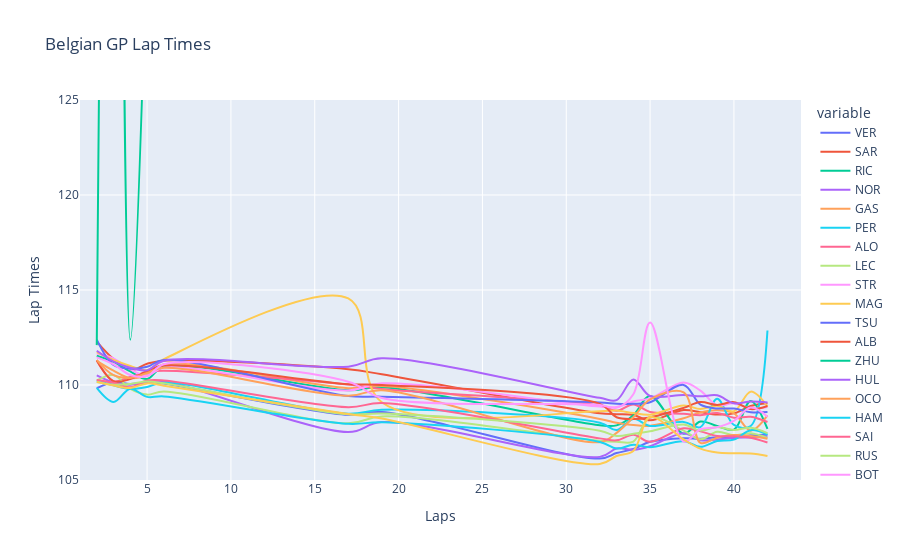

Notebook source saved alongside this figure:
### Code cell
fig = px.line(data_frame=lap_times_df, line_shape='spline', title="Belgian GP Lap Times",
              #color_discrete_map=drivers.items(),
              labels={"value":"Lap Times", "index":"Laps"})
fig.update_layout(yaxis_range=[105,125])
fig.show()

### Figure 1 — Plotly figure (JSON) as saved in the notebook; plotly's stock layout.template omitted (floating-point values rounded to 4 significant figures)
{"data": [{"hovertemplate": "variable=VER<br>Laps=%{x}<br>Lap Times=%{y}<extra></extra>", "legendgroup": "VER", "line": {"color": "#636efa", "dash": "solid", "shape": "spline"}, "marker": {"symbol": "circle"}, "mode": "lines", "name": "VER", "orientation": "v", "showlegend": true, "type": "scatter", "x": [1, 2, 3, 4, 5, 6, 17, 19, 32, 33, 34, 35, 37, 38, 39, 40, 41, 42, 44], "xaxis": "x", "y": [null, 109.8, 110.1, 110.1, 110.1, 110.1, 108.4, 108.6, 106.1, 106.4, 106.6, 107.0, 107.2, 107.2, 107.2, 107.2, 107.4, 107.4, null], "yaxis": "y"}, {"hovertemplate": "variable=SAR<br>Laps=%{x}<br>Lap Times=%{y}<extra></extra>", "legendgroup": "SAR", "line": {"color": "#EF553B", "dash": "solid", "shape": "spline"}, "marker": {"symbol": "circle"}, "mode": "lines", "name": "SAR", "orientation": "v", "showlegend": true, "type": "scatter", "x": [1, 2, 3, 4, 5, 6, 17, 19, 32, 33, 34, 35, 37, 38, 39, 40, 41, 42, 44], "xaxis": "x", "y": [null, 112.3, 111.4, 110.8, 111.1, 111.3, 110.8, 110.6, 108.5, 108.5, 108.4, 108.1, 108.7, 108.6, 108.4, 108.5, 108.9, 109.0, null], "yaxis": "y"}, {"hovertemplate": "variable=RIC<br>Laps=%{x}<br>Lap Times=%{y}<extra></extra>", "legendgroup": "RIC", "line": {"color": "#00cc96", "dash": "solid", "shape": "spline"}, "marker": {"symbol": "circle"}, "mode": "lines", "name": "RIC", "orientation": "v", "showlegend": true, "type": "scatter", "x": [1, 2, 3, 4, 5, 6, 17, 19, 32, 33, 34, 35, 37, 38, 39, 40, 41, 42, 44], "xaxis": "x", "y": [null, 111.5, 111.2, 110.7, 110.3, 111.0, 109.7, 109.9, 107.9, 107.9, 108.4, 109.4, 107.4, 108.1, 107.8, 107.7, 109.2, 107.7, null], "yaxis": "y"}, {"hovertemplate": "variable=NOR<br>Laps=%{x}<br>Lap Times=%{y}<extra></extra>", "legendgroup": "NOR", "line": {"color": "#ab63fa", "dash": "solid", "shape": "spline"}, "marker": {"symbol": "circle"}, "mode": "lines", "name": "NOR", "orientation": "v", "showlegend": true, "type": "scatter", "x": [1, 2, 3, 4, 5, 6, 17, 19, 32, 33, 34, 35, 37, 38, 39, 40, 41, 42, 44], "xaxis": "x", "y": [null, 110.5, 110.1, 110.0, 110.2, 110.2, 107.5, 108.0, 106.2, 106.7, 106.6, 106.8, 107.5, 107.1, 107.1, 107.2, 107.2, 107.3, null], "yaxis": "y"}, {"hovertemplate": "variable=GAS<br>Laps=%{x}<br>Lap Times=%{y}<extra></extra>", "legendgroup": "GAS", "line": {"color": "#FFA15A", "dash": "solid", "shape": "spline"}, "marker": {"symbol": "circle"}, "mode": "lines", "name": "GAS", "orientation": "v", "showlegend": true, "type": "scatter", "x": [1, 2, 3, 4, 5, 6, 17, 19, 32, 33, 34, 35, 37, 38, 39, 40, 41, 42, 44], "xaxis": "x", "y": [null, 111.3, 110.8, 110.4, 110.5, 111.1, 109.8, 110.0, 108.2, 108.0, 107.9, 107.9, 108.2, 108.6, 108.7, 108.5, 107.6, 108.4, null], "yaxis": "y"}, {"hovertemplate": "variable=PER<br>Laps=%{x}<br>Lap Times=%{y}<extra></extra>", "legendgroup": "PER", "line": {"color": "#19d3f3", "dash": "solid", "shape": "spline"}, "marker": {"symbol": "circle"}, "mode": "lines", "name": "PER", "orientation": "v", "showlegend": true, "type": "scatter", "x": [1, 2, 3, 4, 5, 6, 17, 19, 32, 33, 34, 35, 37, 38, 39, 40, 41, 42, 44], "xaxis": "x", "y": [null, 110.2, 110.0, 109.8, 109.9, 110.1, 108.5, 108.7, 108.0, 107.6, 108.2, 107.8, 108.1, 107.8, 109.3, 107.9, 107.8, 112.9, null], "yaxis": "y"}, {"hovertemplate": "variable=ALO<br>Laps=%{x}<br>Lap Times=%{y}<extra></extra>", "legendgroup": "ALO", "line": {"color": "#FF6692", "dash": "solid", "shape": "spline"}, "marker": {"symbol": "circle"}, "mode": "lines", "name": "ALO", "orientation": "v", "showlegend": true, "type": "scatter", "x": [1, 2, 3, 4, 5, 6, 17, 19, 32, 33, 34, 35, 37, 38, 39, 40, 41, 42, 44], "xaxis": "x", "y": [null, 111.3, 110.2, 110.4, 110.7, 110.8, 110.0, 109.8, 108.9, 108.6, 109.0, 108.6, 108.5, 108.4, 108.5, 108.3, 108.3, 108.1, null], "yaxis": "y"}, {"hovertemplate": "variable=LEC<br>Laps=%{x}<br>Lap Times=%{y}<extra></extra>", "legendgroup": "LEC", "line": {"color": "#B6E880", "dash": "solid", "shape": "spline"}, "marker": {"symbol": "circle"}, "mode": "lines", "name": "LEC", "orientation": "v", "showlegend": true, "type": "scatter", "x": [1, 2, 3, 4, 5, 6, 17, 19, 32, 33, 34, 35, 37, 38, 39, 40, 41, 42, 44], "xaxis": "x", "y": [null, 110.2, 110.5, 109.8, 109.5, 109.7, 108.0, 108.3, 107.1, 107.0, 107.0, 108.3, 107.6, 107.1, 107.5, 107.4, 107.5, 107.2, null], "yaxis": "y"}, {"hovertemplate": "variable=STR<br>Laps=%{x}<br>Lap Times=%{y}<extra></extra>", "legendgroup": "STR", "line": {"color": "#FF97FF", "dash": "solid", "shape": "spline"}, "marker": {"symbol": "circle"}, "mode": "lines", "name": "STR", "orientation": "v", "showlegend": true, "type": "scatter", "x": [1, 2, 3, 4, 5, 6, 17, 19, 32, 33, 34, 35, 37, 38, 39, 40, 41, 42, 44], "xaxis": "x", "y": [null, 111.7, 111.4, 110.8, 110.5, 110.9, 109.7, 110.1, 108.9, 108.8, 109.1, 109.3, 110.1, 109.7, 108.9, 109.0, 108.8, 108.8, null], "yaxis": "y"}, {"hovertemplate": "variable=MAG<br>Laps=%{x}<br>Lap Times=%{y}<extra></extra>", "legendgroup": "MAG", "line": {"color": "#FECB52", "dash": "solid", "shape": "spline"}, "marker": {"symbol": "circle"}, "mode": "lines", "name": "MAG", "orientation": "v", "showlegend": true, "type": "scatter", "x": [1, 2, 3, 4, 5, 6, 17, 19, 32, 33, 34, 35, 37, 38, 39, 40, 41, 42, 44], "xaxis": "x", "y": [null, 111.7, 111.3, 111.0, 110.8, 111.4, 114.6, 109.1, 108.6, 108.7, 108.5, 108.4, 108.9, 108.7, 108.9, 108.6, 109.7, 108.9, null], "yaxis": "y"}, {"hovertemplate": "variable=TSU<br>Laps=%{x}<br>Lap Times=%{y}<extra></extra>", "legendgroup": "TSU", "line": {"color": "#636efa", "dash": "solid", "shape": "spline"}, "marker": {"symbol": "circle"}, "mode": "lines", "name": "TSU", "orientation": "v", "showlegend": true, "type": "scatter", "x": [1, 2, 3, 4, 5, 6, 17, 19, 32, 33, 34, 35, 37, 38, 39, 40, 41, 42, 44], "xaxis": "x", "y": [null, 112.4, 111.1, 110.9, 111.0, 111.3, 109.4, 109.4, 109.1, 109.0, 109.0, 109.1, 110.0, 109.0, 108.8, 108.8, 108.6, 108.6, null], "yaxis": "y"}, {"hovertemplate": "variable=ALB<br>Laps=%{x}<br>Lap Times=%{y}<extra></extra>", "legendgroup": "ALB", "line": {"color": "#EF553B", "dash": "solid", "shape": "spline"}, "marker": {"symbol": "circle"}, "mode": "lines", "name": "ALB", "orientation": "v", "showlegend": true, "type": "scatter", "x": [1, 2, 3, 4, 5, 6, 17, 19, 32, 33, 34, 35, 37, 38, 39, 40, 41, 42, 44], "xaxis": "x", "y": [null, 111.3, 110.2, 110.3, 110.7, 111.0, 110.0, 110.0, 109.0, 108.3, 108.2, 108.3, 108.8, 109.1, 109.0, 109.1, 108.7, 108.9, null], "yaxis": "y"}, {"hovertemplate": "variable=ZHU<br>Laps=%{x}<br>Lap Times=%{y}<extra></extra>", "legendgroup": "ZHU", "line": {"color": "#00cc96", "dash": "solid", "shape": "spline"}, "marker": {"symbol": "circle"}, "mode": "lines", "name": "ZHU", "orientation": "v", "showlegend": true, "type": "scatter", "x": [1, 2, 3, 4, 5, 6, 17, 19, 32, 33, 34, 35, 37, 38, 39, 40, 41, 42, 44], "xaxis": "x", "y": [null, 112.1, 181.1, 112.4, 133.6, null, null, null, null, null, null, null, null, null, null, null, null, null, null], "yaxis": "y"}, {"hovertemplate": "variable=HUL<br>Laps=%{x}<br>Lap Times=%{y}<extra></extra>", "legendgroup": "HUL", "line": {"color": "#ab63fa", "dash": "solid", "shape": "spline"}, "marker": {"symbol": "circle"}, "mode": "lines", "name": "HUL", "orientation": "v", "showlegend": true, "type": "scatter", "x": [1, 2, 3, 4, 5, 6, 17, 19, 32, 33, 34, 35, 37, 38, 39, 40, 41, 42, 44], "xaxis": "x", "y": [null, 111.8, 111.2, 110.9, 110.8, 111.3, 111.0, 111.4, 109.3, 109.2, 110.3, 109.4, 109.5, 109.4, 109.5, 109.0, 109.1, 109.1, null], "yaxis": "y"}, {"hovertemplate": "variable=OCO<br>Laps=%{x}<br>Lap Times=%{y}<extra></extra>", "legendgroup": "OCO", "line": {"color": "#FFA15A", "dash": "solid", "shape": "spline"}, "marker": {"symbol": "circle"}, "mode": "lines", "name": "OCO", "orientation": "v", "showlegend": true, "type": "scatter", "x": [1, 2, 3, 4, 5, 6, 17, 19, 32, 33, 34, 35, 37, 38, 39, 40, 41, 42, 44], "xaxis": "x", "y": [null, 111.3, 110.5, 110.4, 110.6, 110.9, 109.4, 109.7, 107.0, 107.5, 108.3, 109.2, 109.6, 107.0, 107.2, 107.4, 107.3, 107.2, null], "yaxis": "y"}, {"hovertemplate": "variable=HAM<br>Laps=%{x}<br>Lap Times=%{y}<extra></extra>", "legendgroup": "HAM", "line": {"color": "#19d3f3", "dash": "solid", "shape": "spline"}, "marker": {"symbol": "circle"}, "mode": "lines", "name": "HAM", "orientation": "v", "showlegend": true, "type": "scatter", "x": [1, 2, 3, 4, 5, 6, 17, 19, 32, 33, 34, 35, 37, 38, 39, 40, 41, 42, 44], "xaxis": "x", "y": [null, 109.8, 109.1, 109.8, 109.4, 109.4, 108.0, 108.0, 107.0, 106.7, 106.9, 106.7, 107.0, 106.7, 107.1, 107.1, 107.6, 107.4, null], "yaxis": "y"}, {"hovertemplate": "variable=SAI<br>Laps=%{x}<br>Lap Times=%{y}<extra></extra>", "legendgroup": "SAI", "line": {"color": "#FF6692", "dash": "solid", "shape": "spline"}, "marker": {"symbol": "circle"}, "mode": "lines", "name": "SAI", "orientation": "v", "showlegend": true, "type": "scatter", "x": [1, 2, 3, 4, 5, 6, 17, 19, 32, 33, 34, 35, 37, 38, 39, 40, 41, 42, 44], "xaxis": "x", "y": [null, 110.3, 110.1, 109.9, 110.2, 110.2, 108.8, 109.1, 107.2, 107.1, 107.4, 107.0, 107.7, 107.6, 107.3, 107.3, 107.2, 107.0, null], "yaxis": "y"}, {"hovertemplate": "variable=RUS<br>Laps=%{x}<br>Lap Times=%{y}<extra></extra>", "legendgroup": "RUS", "line": {"color": "#B6E880", "dash": "solid", "shape": "spline"}, "marker": {"symbol": "circle"}, "mode": "lines", "name": "RUS", "orientation": "v", "showlegend": true, "type": "scatter", "x": [1, 2, 3, 4, 5, 6, 17, 19, 32, 33, 34, 35, 37, 38, 39, 40, 41, 42, 44], "xaxis": "x", "y": [null, 110.2, 110.0, 110.1, 110.2, 110.1, 108.5, 108.5, 107.6, 107.3, 107.4, 107.6, 107.9, 107.6, 107.8, 107.6, 107.8, 107.5, null], "yaxis": "y"}, {"hovertemplate": "variable=BOT<br>Laps=%{x}<br>Lap Times=%{y}<extra></extra>", "legendgroup": "BOT", "line": {"color": "#FF97FF", "dash": "solid", "shape": "spline"}, "marker": {"symbol": "circle"}, "mode": "lines", "name": "BOT", "orientation": "v", "showlegend": true, "type": "scatter", "x": [1, 2, 3, 4, 5, 6, 17, 19, 32, 33, 34, 35, 37, 38, 39, 40, 41, 42, 44], "xaxis": "x", "y": [null, 111.5, 111.1, 110.5, 110.5, 111.1, 110.2, 109.3, 109.0, 108.8, 109.5, 113.3, 107.0, 107.7, 107.8, 108.1, 108.8, 108.3, null], "yaxis": "y"}, {"hovertemplate": "variable=PIA<br>Laps=%{x}<br>Lap Times=%{y}<extra></extra>", "legendgroup": "PIA", "line": {"color": "#FECB52", "dash": "solid", "shape": "spline"}, "marker": {"symbol": "circle"}, "mode": "lines", "name": "PIA", "orientation": "v", "showlegend": true, "type": "scatter", "x": [1, 2, 3, 4, 5, 6, 17, 19, 32, 33, 34, 35, 37, 38, 39, 40, 41, 42, 44], "xaxis": "x", "y": [null, 110.2, 110.0, 109.8, 110.1, 110.0, 108.5, 108.2, 105.8, 106.3, 106.5, 108.3, 107.1, 106.6, 106.4, 106.4, 106.4, 106.3, null], "yaxis": "y"}], "layout": {"legend": {"title": {"text": "variable"}, "tracegroupgap": 0}, "title": {"text": "Belgian GP Lap Times"}, "xaxis": {"anchor": "y", "domain": [0, 1], "title": {"text": "Laps"}}, "yaxis": {"anchor": "x", "domain": [0, 1], "range": [105, 125], "title": {"text": "Lap Times"}}}}
